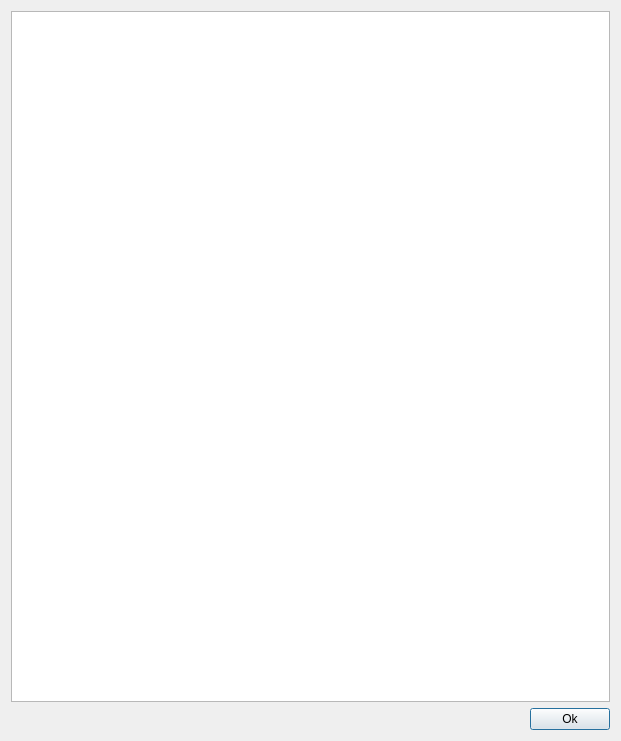
<?xml version="1.0" encoding="UTF-8"?>
<ui version="4.0">
 <class>view_exam_results</class>
 <widget class="QDialog" name="view_exam_results">
  <property name="geometry">
   <rect>
    <x>0</x>
    <y>0</y>
    <width>621</width>
    <height>741</height>
   </rect>
  </property>
  <property name="windowTitle">
   <string>Dialog</string>
  </property>
  <layout class="QGridLayout" name="gridLayout">
   <item row="0" column="0" colspan="2">
    <widget class="QListView" name="List_exam_results"/>
   </item>
   <item row="1" column="0">
    <spacer name="horizontalSpacer">
     <property name="orientation">
      <enum>Qt::Horizontal</enum>
     </property>
     <property name="sizeHint" stdset="0">
      <size>
       <width>478</width>
       <height>20</height>
      </size>
     </property>
    </spacer>
   </item>
   <item row="1" column="1">
    <widget class="QPushButton" name="pushButton">
     <property name="text">
      <string>Ok</string>
     </property>
    </widget>
   </item>
  </layout>
 </widget>
 <resources/>
 <connections/>
</ui>
